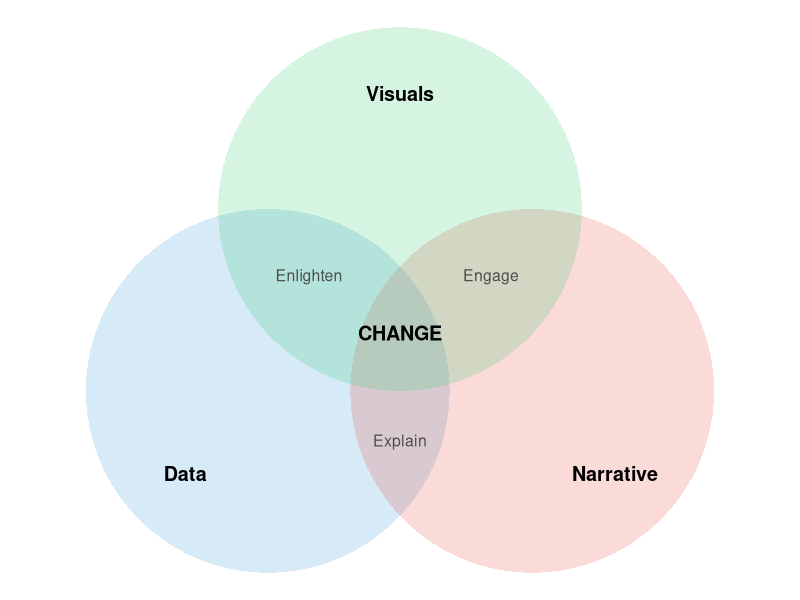
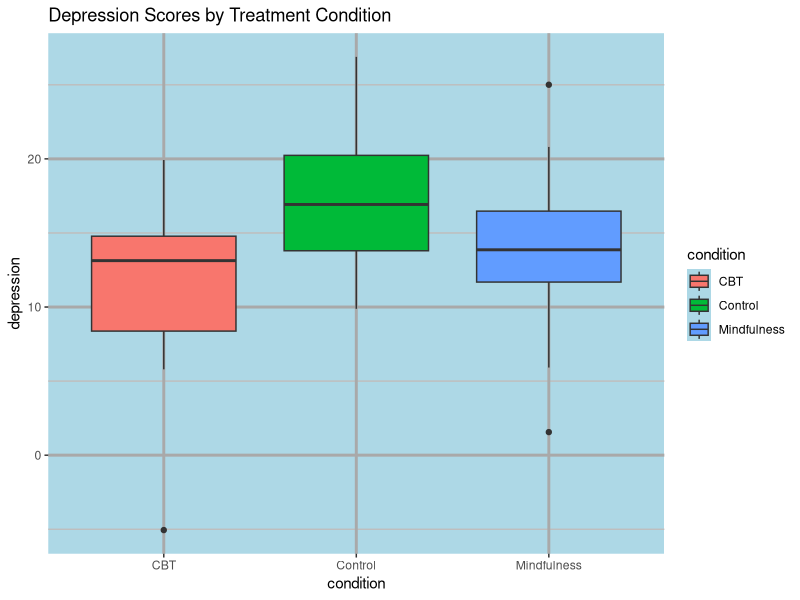
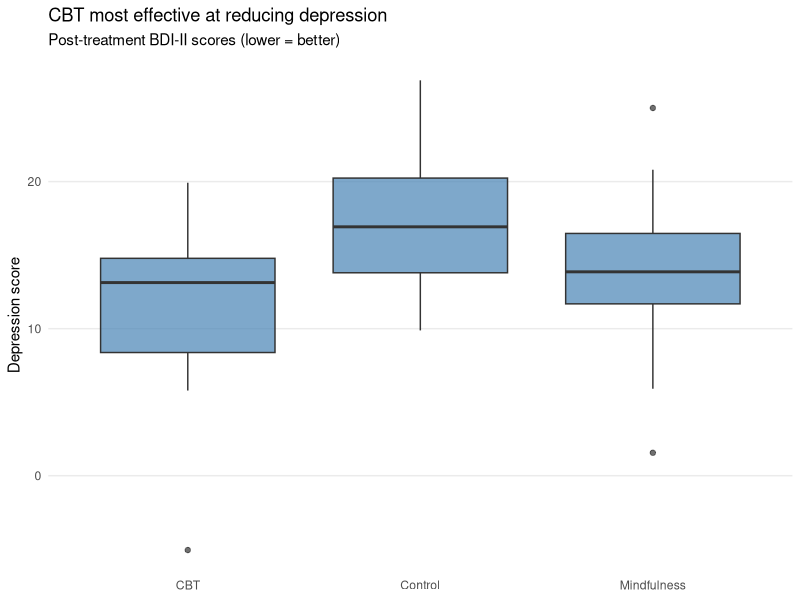
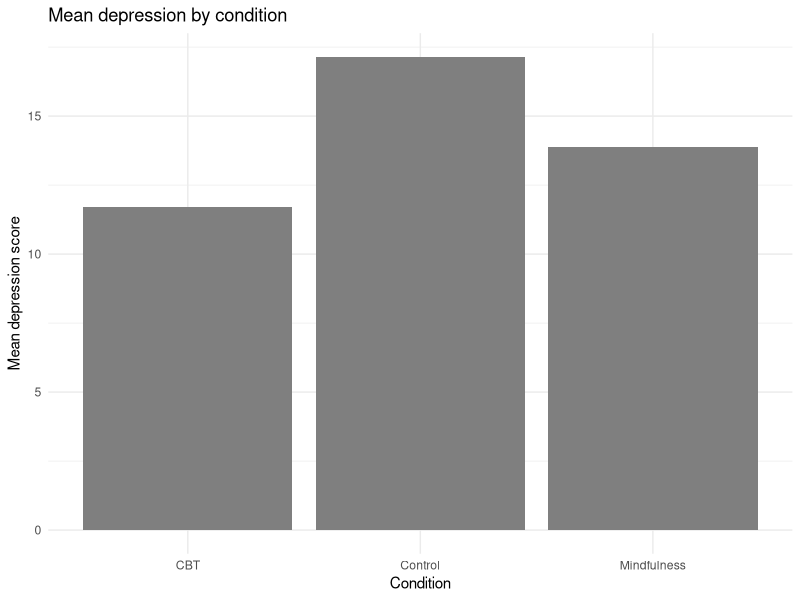
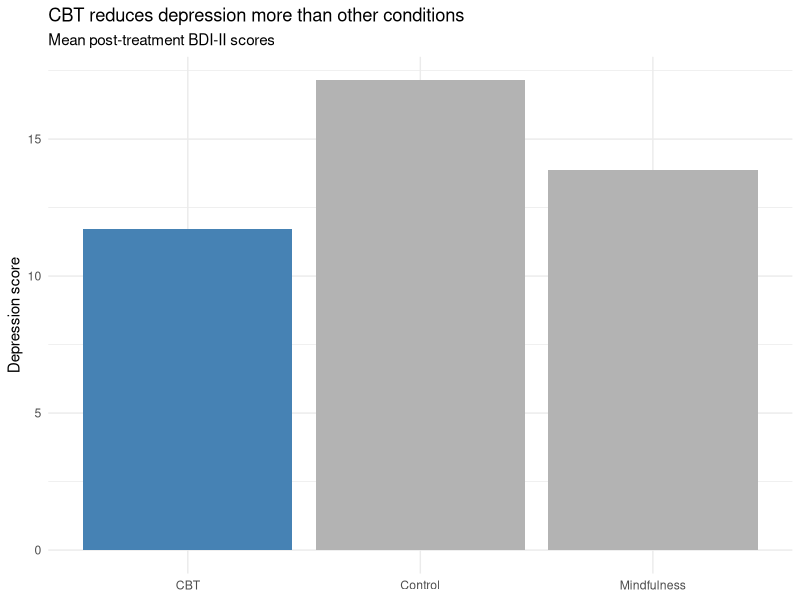
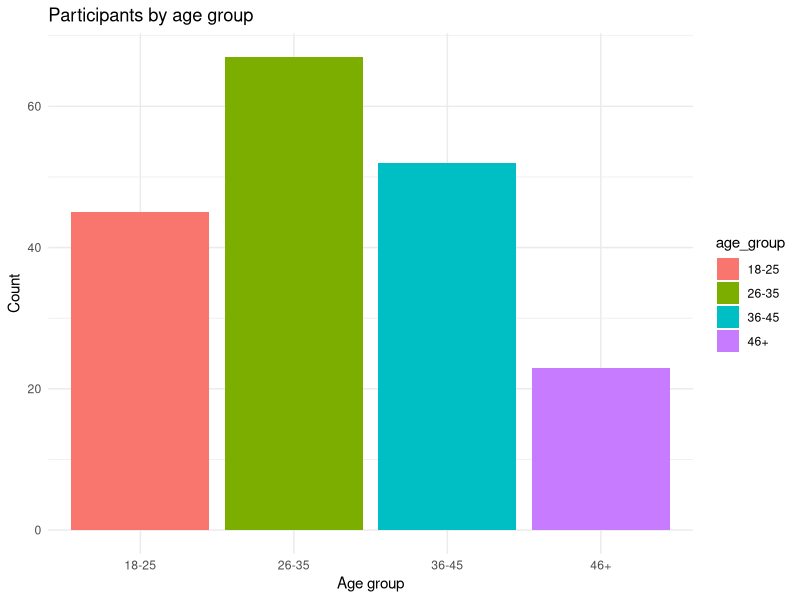
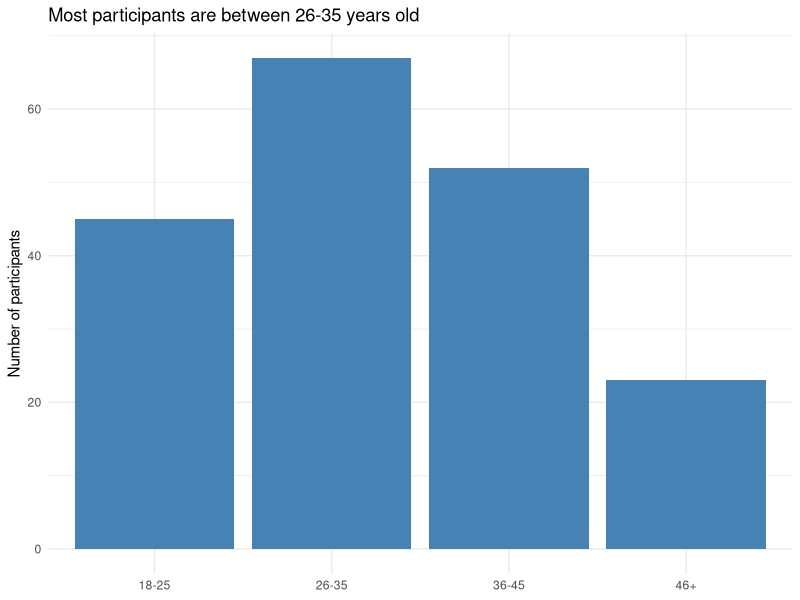
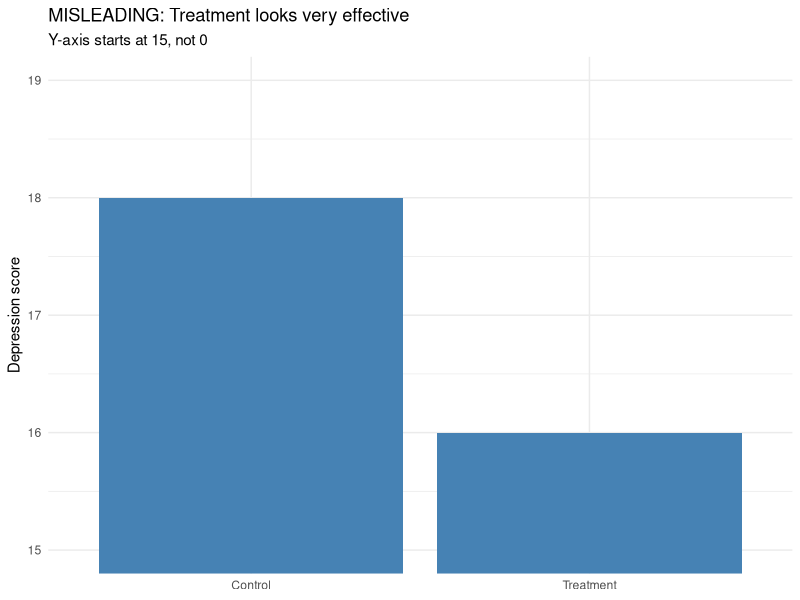

Recreate these plots in R, in order.
## ---- chunk 1
#| include: false
library(tidyverse)
## ---- chunk 2
#| echo: false
#| fig-width: 7
#| fig-height: 5
#| fig-align: center
library(ggforce)

triad <- tibble(
  x = c(-0.8, 0.8, 0),
  y = c(-0.3, -0.3, 0.8),
  label = c("Data", "Narrative", "Visuals")
)

ggplot(triad) +
  geom_circle(aes(x0 = x, y0 = y, r = 1.1, fill = label),
              alpha = 0.2, color = NA) +
  scale_fill_manual(values = c("Data" = "#3498db",
                                "Narrative" = "#e74c3c",
                                "Visuals" = "#2ecc71")) +
  annotate("text", x = -1.3, y = -0.8, label = "Data", fontface = "bold", size = 5) +
  annotate("text", x = 1.3, y = -0.8, label = "Narrative", fontface = "bold", size = 5) +
  annotate("text", x = 0, y = 1.5, label = "Visuals", fontface = "bold", size = 5) +
  annotate("text", x = 0, y = -0.6, label = "Explain", size = 4, color = "grey30") +
  annotate("text", x = -0.55, y = 0.4, label = "Enlighten", size = 4, color = "grey30") +
  annotate("text", x = 0.55, y = 0.4, label = "Engage", size = 4, color = "grey30") +
  annotate("text", x = 0, y = 0.05, label = "CHANGE", fontface = "bold", size = 5) +
  coord_equal() +
  guides(fill = "none") +
  theme_void()
## ---- chunk 3
#| output-location: slide
therapy_data <- tibble(
  condition = rep(c("Control", "CBT", "Mindfulness"), each = 30),
  depression = c(rnorm(30, 18, 5), rnorm(30, 12, 5), rnorm(30, 14, 5))
)

ggplot(therapy_data, aes(x = condition, y = depression, fill = condition)) +
  geom_boxplot() +
  labs(title = "Depression Scores by Treatment Condition") +
  theme_gray() +
  theme(
    panel.background = element_rect(fill = "lightblue"),
    panel.grid.major = element_line(color = "darkgray", size = 1),
    panel.grid.minor = element_line(color = "gray", size = 0.5)
  )
## ---- chunk 4
#| output-location: slide
ggplot(therapy_data, aes(x = condition, y = depression)) +
  geom_boxplot(fill = "steelblue", alpha = 0.7) +
  labs(
    title = "CBT most effective at reducing depression",
    subtitle = "Post-treatment BDI-II scores (lower = better)",
    x = NULL,
    y = "Depression score"
  ) +
  theme_minimal() +
  theme(
    panel.grid.minor = element_blank(),
    panel.grid.major.x = element_blank()
  )
## ---- chunk 5
#| output-location: slide
therapy_summary <- therapy_data |>
  group_by(condition) |>
  summarize(mean_depression = mean(depression))

ggplot(therapy_summary, aes(x = condition, y = mean_depression)) +
  geom_col(fill = "gray50") +
  labs(
    title = "Mean depression by condition",
    x = "Condition",
    y = "Mean depression score"
  ) +
  theme_minimal()
## ---- chunk 6
#| output-location: slide
therapy_summary <- therapy_summary |>
  mutate(highlight = if_else(condition == "CBT", "Highlight", "Normal"))

ggplot(therapy_summary, aes(x = condition, y = mean_depression, fill = highlight)) +
  geom_col() +
  scale_fill_manual(values = c("Highlight" = "steelblue", "Normal" = "gray70")) +
  labs(
    title = "CBT reduces depression more than other conditions",
    subtitle = "Mean post-treatment BDI-II scores",
    x = NULL,
    y = "Depression score"
  ) +
  theme_minimal() +
  theme(legend.position = "none")
## ---- chunk 7
#| output-location: slide
demographics <- tibble(
  age_group = c("18-25", "26-35", "36-45", "46+"),
  count = c(45, 67, 52, 23)
)

ggplot(demographics, aes(x = age_group, y = count, fill = age_group)) +
  geom_col() +
  labs(title = "Participants by age group", x = "Age group", y = "Count") +
  theme_minimal()
## ---- chunk 8
#| output-location: slide
ggplot(demographics, aes(x = age_group, y = count)) +
  geom_col(fill = "steelblue") +
  labs(
    title = "Most participants are between 26-35 years old",
    x = NULL,
    y = "Number of participants"
  ) +
  theme_minimal()
## ---- chunk 9
#| output-location: slide
treatment_effect <- tibble(
  condition = c("Control", "Treatment"),
  score = c(18, 16)
)

ggplot(treatment_effect, aes(x = condition, y = score)) +
  geom_col(fill = "steelblue") +
  coord_cartesian(ylim = c(15, 19)) +  # Truncated!
  labs(
    title = "MISLEADING: Treatment looks very effective",
    subtitle = "Y-axis starts at 15, not 0",
    x = NULL,
    y = "Depression score"
  ) +
  theme_minimal()
## ---- chunk 10
#| output-location: slide
ggplot(treatment_effect, aes(x = condition, y = score)) +
  geom_col(fill = "steelblue") +
  coord_cartesian(ylim = c(0, 25)) +  # Full scale
  labs(
    title = "Honest view: Treatment effect is modest",
    subtitle = "Y-axis starts at 0",
    x = NULL,
    y = "Depression score"
  ) +
  theme_minimal()
## ---- chunk 11
#| echo: false
#| fig-width: 8
#| fig-height: 4.5
set.seed(42)
longitudinal <- tibble(
  participant = rep(1:8, each = 3),
  time = rep(c("Baseline", "6 months", "12 months"), 8),
  depression = rnorm(24, 15, 5)
)

ggplot(longitudinal, aes(x = time, y = depression, group = participant)) +
  geom_line() +
  theme_minimal()
## ---- chunk 12
#| echo: false
#| fig-width: 8
#| fig-height: 4.5
longitudinal |>
  group_by(time) |>
  summarize(mean_depression = mean(depression)) |>
  mutate(time = factor(time, levels = c("Baseline", "6 months", "12 months"))) |>
  ggplot(aes(x = time, y = mean_depression, group = 1)) +
  geom_line(color = "steelblue", linewidth = 1.5) +
  geom_point(color = "steelblue", size = 4) +
  labs(
    title = "Depression decreases steadily over 12 months",
    subtitle = "Mean BDI-II scores (N = 8)",
    x = NULL,
    y = "Depression score"
  ) +
  theme_minimal(base_size = 14)
## ---- chunk 13
#| echo: false
#| fig-width: 7
#| fig-height: 4.5
set.seed(123)
therapy_types <- tibble(
  type = c("CBT", "DBT", "ACT", "Psychodynamic", "EMDR",
           "IPT", "Exposure", "Other"),
  n = c(45, 32, 28, 22, 15, 12, 8, 6)
)

ggplot(therapy_types, aes(x = "", y = n, fill = type)) +
  geom_col(width = 1) +
  coord_polar(theta = "y") +
  theme_void() +
  labs(fill = "Therapy type")
## ---- chunk 14
#| echo: false
#| fig-width: 8
#| fig-height: 4.5
therapy_types |>
  mutate(type = fct_reorder(type, n)) |>
  ggplot(aes(x = n, y = type)) +
  geom_col(fill = "steelblue", alpha = 0.8) +
  labs(
    title = "CBT is the most common therapy approach",
    subtitle = "N = 168 clinicians surveyed",
    x = "Number of clinicians",
    y = NULL
  ) +
  theme_minimal(base_size = 14)
## ---- chunk 15
stress_data <- tibble(
  profession = c("Teacher", "Nurse", "Engineer", "Retail", "Admin"),
  stress = c(7.2, 8.1, 5.5, 6.8, 6.2),
  burnout = c(6.8, 7.9, 4.8, 6.5, 5.9)
)

ggplot(stress_data, aes(x = profession, y = stress, fill = profession)) +
  geom_col() +
  labs(title = "Stress by Profession") +
  theme_gray()
